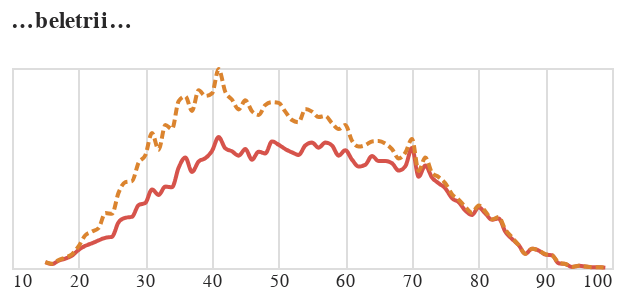

The notebook cell this image was saved under:
### Code cell
tvar2 = alt.Chart(do_grafu_prozaici.to_pandas(), width=300, height=100, title="…beletrii…").mark_line(interpolate="monotone").encode(
    alt.X('vek:Q').axis(domain=False, tickSize=0, title=None),
    alt.Y('len:Q').stack('zero').axis(None),
    alt.Color('obdobi:N', sort=['2000-2020','1800-1838'], scale=alt.Scale(range=['#D6534B', '#DB842F']), legend=None),
    alt.StrokeDash('obdobi:N', sort=['2000-2020','1800-1838'], legend=None)
)

tvar2

### Figure 1 — Vega-Lite specification as saved in the notebook (floating-point values rounded to 4 significant figures; data arrays with more than 128 entries replaced by an {"elided": "..."} marker saying what was removed)
{"config": {"title": {"font": "Noticia Text", "fontSize": 11.5, "anchor": "start", "lineHeight": 19, "fontWeight": "bolder", "subtitleFont": "Noticia Text", "subtitleFontSize": 10, "subtitleLineHeight": 15, "subtitlePadding": 10, "dy": -10, "color": "#292829", "subtitleColor": "#292829"}, "axis": {"labelFont": "Asap", "titleFont": "Asap", "fontWeight": "lighter", "titleFontWeight": "lighter", "labelFontSize": 9, "titleFontSize": 9, "labelPadding": 2, "titlePadding": 9, "domainOpacity": 0, "tickColor": "#DCDDD6", "labelColor": "#292829"}, "legend": {"labelFont": "Asap", "labelFontWeight": "normal", "titleFont": "Asap", "titleFontWeight": "normal", "labelFontSize": 9, "titleFontSize": 9, "labelColor": "#292829"}}, "data": {"name": "data-f5091aebb7dd677569945f8320b43bfa"}, "mark": {"type": "line", "interpolate": "monotone"}, "encoding": {"color": {"field": "obdobi", "legend": null, "scale": {"range": ["#D6534B", "#DB842F"]}, "sort": ["2000-2020", "1800-1838"], "type": "nominal"}, "strokeDash": {"field": "obdobi", "legend": null, "sort": ["2000-2020", "1800-1838"], "type": "nominal"}, "x": {"axis": {"domain": false, "tickSize": 0, "title": null}, "field": "vek", "type": "quantitative"}, "y": {"axis": null, "field": "len", "stack": "zero", "type": "quantitative"}}, "height": 100, "title": "…beletrii…", "width": 300, "$schema": "https://vega.github.io/schema/vega-lite/v5.8.0.json", "datasets": {"data-f5091aebb7dd677569945f8320b43bfa": {"elided": "157 records"}}}
